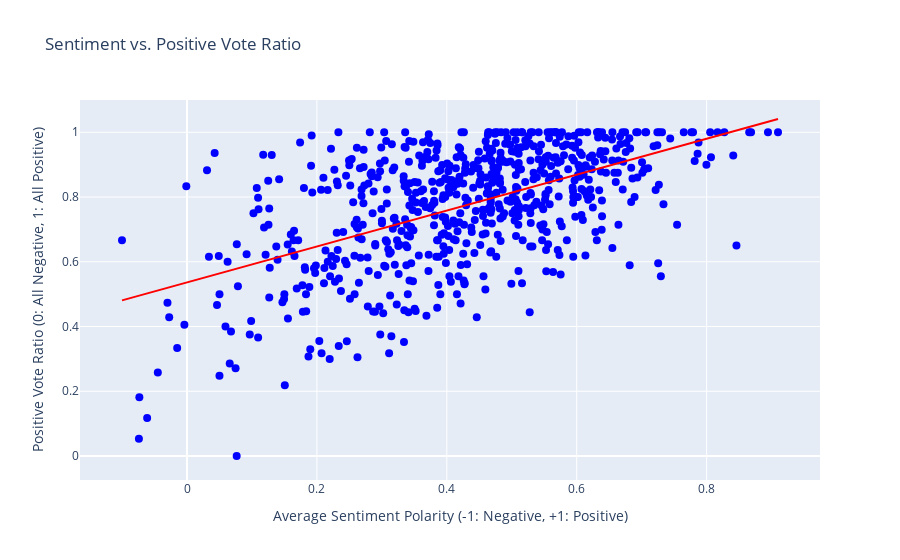
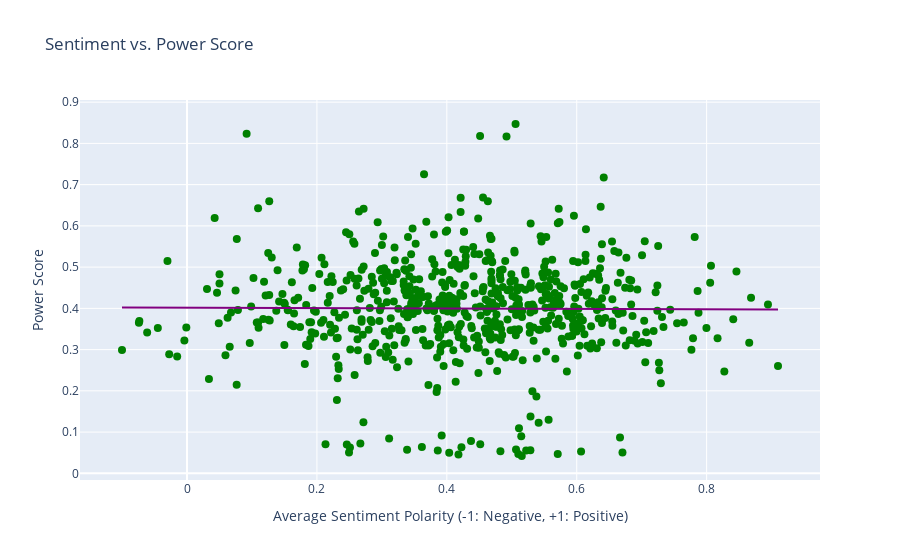
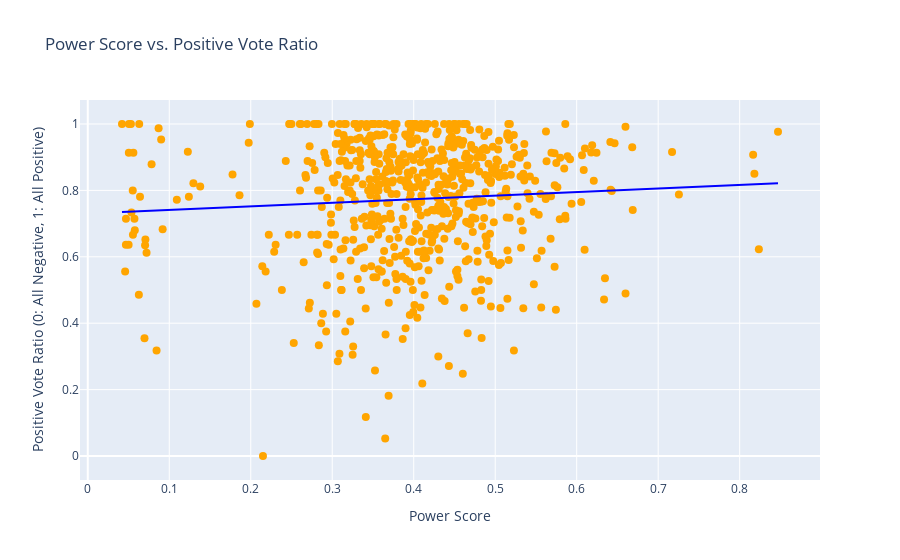

The notebook cell these images were saved under, in order:
### Code cell
# Plot 1: Positive Vote Ratio vs. Average Polarity
fig1 = px.scatter(
    final_df,
    x="Average_Polarity",
    y="Positive_Vote_Ratio",
    trendline="ols",
    title="Sentiment vs. Positive Vote Ratio",
    labels={"Average_Polarity": "Average Sentiment Polarity (-1: Negative, +1: Positive)",
            "Positive_Vote_Ratio": "Positive Vote Ratio (0: All Negative, 1: All Positive)"},
    hover_data=["User"]
)
fig1.update_traces(marker=dict(size=8, color="blue"), selector=dict(mode='markers'))
fig1.update_traces(line=dict(color="red"), selector=dict(mode='lines'))  # Red trendline
fig1.show()

with open("../../docs/_includes/plots/pvr_ap.html", "w") as f:
    f.write(fig1.to_html(full_html=False, include_plotlyjs='cdn'))

# Plot 2: Average Polarity vs. Power Score
fig2 = px.scatter(
    final_df,
    x="Average_Polarity",
    y="Power Score",
    trendline="ols",
    title="Sentiment vs. Power Score",
    labels={"Average_Polarity": "Average Sentiment Polarity (-1: Negative, +1: Positive)",
            "Power Score": "Power Score"},
    hover_data=["User"],
)
fig2.update_traces(marker=dict(size=8, color="green"), selector=dict(mode='markers'))
fig2.update_traces(line=dict(color="purple"), selector=dict(mode='lines'))  # Purple trendline
fig2.show()

with open("../../docs/_includes/plots/ps_ap.html", "w") as f:
    f.write(fig2.to_html(full_html=False, include_plotlyjs='cdn'))

# Plot 3: Positive Vote Ratio vs. Power Score
fig3 = px.scatter(
    final_df,
    x="Power Score",
    y="Positive_Vote_Ratio",
    trendline="ols",
    title="Power Score vs. Positive Vote Ratio",
    labels={"Power Score": "Power Score",
            "Positive_Vote_Ratio": "Positive Vote Ratio (0: All Negative, 1: All Positive)"},
    hover_data=["User"]
)
fig3.update_traces(marker=dict(size=8, color="orange"), selector=dict(mode='markers'))
fig3.update_traces(line=dict(color="blue"), selector=dict(mode='lines'))  # Blue trendline
fig3.show()

with open("../../docs/_includes/plots/pvr_ps.html", "w") as f:
    f.write(fig3.to_html(full_html=False, include_plotlyjs='cdn'))

### Figure 1 — Plotly figure (JSON) as saved in the notebook; plotly's stock layout.template omitted (floating-point values rounded to 4 significant figures; data arrays with more than 128 entries replaced by an {"elided": "..."} marker saying what was removed)
{"data": [{"customdata": {"elided": "672x1 str values"}, "hovertemplate": "Average Sentiment Polarity (-1: Negative, +1: Positive)=%{x}<br>Positive Vote Ratio (0: All Negative, 1: All Positive)=%{y}<br>User=%{customdata[0]}<extra></extra>", "legendgroup": "", "marker": {"color": "blue", "size": 8, "symbol": "circle"}, "mode": "markers", "name": "", "orientation": "v", "showlegend": false, "type": "scatter", "x": {"elided": "672 float values"}, "xaxis": "x", "y": {"elided": "672 float values"}, "yaxis": "y"}, {"hovertemplate": "<b>OLS trendline</b><br>Positive_Vote_Ratio = 0.554815 * Average_Polarity + 0.536248<br>R<sup>2</sup>=0.304284<br><br>Average Sentiment Polarity (-1: Negative, +1: Positive)=%{x}<br>Positive Vote Ratio (0: All Negative, 1: All Positive)=%{y} <b>(trend)</b><extra></extra>", "legendgroup": "", "line": {"color": "red"}, "marker": {"color": "#636efa", "symbol": "circle"}, "mode": "lines", "name": "", "showlegend": false, "type": "scatter", "x": {"elided": "672 float values"}, "xaxis": "x", "y": {"elided": "672 float values"}, "yaxis": "y"}], "layout": {"legend": {"tracegroupgap": 0}, "title": {"text": "Sentiment vs. Positive Vote Ratio"}, "xaxis": {"anchor": "y", "domain": [0, 1], "title": {"text": "Average Sentiment Polarity (-1: Negative, +1: Positive)"}}, "yaxis": {"anchor": "x", "domain": [0, 1], "title": {"text": "Positive Vote Ratio (0: All Negative, 1: All Positive)"}}}}

### Figure 2 — Plotly figure (JSON) as saved in the notebook; plotly's stock layout.template omitted (floating-point values rounded to 4 significant figures; data arrays with more than 128 entries replaced by an {"elided": "..."} marker saying what was removed)
{"data": [{"customdata": {"elided": "672x1 str values"}, "hovertemplate": "Average Sentiment Polarity (-1: Negative, +1: Positive)=%{x}<br>Power Score=%{y}<br>User=%{customdata[0]}<extra></extra>", "legendgroup": "", "marker": {"color": "green", "size": 8, "symbol": "circle"}, "mode": "markers", "name": "", "orientation": "v", "showlegend": false, "type": "scatter", "x": {"elided": "672 float values"}, "xaxis": "x", "y": {"elided": "672 float values"}, "yaxis": "y"}, {"hovertemplate": "<b>OLS trendline</b><br>Power Score = -0.00506319 * Average_Polarity + 0.40169<br>R<sup>2</sup>=0.000058<br><br>Average Sentiment Polarity (-1: Negative, +1: Positive)=%{x}<br>Power Score=%{y} <b>(trend)</b><extra></extra>", "legendgroup": "", "line": {"color": "purple"}, "marker": {"color": "#636efa", "symbol": "circle"}, "mode": "lines", "name": "", "showlegend": false, "type": "scatter", "x": {"elided": "672 float values"}, "xaxis": "x", "y": {"elided": "672 float values"}, "yaxis": "y"}], "layout": {"legend": {"tracegroupgap": 0}, "title": {"text": "Sentiment vs. Power Score"}, "xaxis": {"anchor": "y", "domain": [0, 1], "title": {"text": "Average Sentiment Polarity (-1: Negative, +1: Positive)"}}, "yaxis": {"anchor": "x", "domain": [0, 1], "title": {"text": "Power Score"}}}}

### Figure 3 — Plotly figure (JSON) as saved in the notebook; plotly's stock layout.template omitted (floating-point values rounded to 4 significant figures; data arrays with more than 128 entries replaced by an {"elided": "..."} marker saying what was removed)
{"data": [{"customdata": {"elided": "672x1 str values"}, "hovertemplate": "Power Score=%{x}<br>Positive Vote Ratio (0: All Negative, 1: All Positive)=%{y}<br>User=%{customdata[0]}<extra></extra>", "legendgroup": "", "marker": {"color": "orange", "size": 8, "symbol": "circle"}, "mode": "markers", "name": "", "orientation": "v", "showlegend": false, "type": "scatter", "x": {"elided": "672 float values"}, "xaxis": "x", "y": {"elided": "672 float values"}, "yaxis": "y"}, {"hovertemplate": "<b>OLS trendline</b><br>Positive_Vote_Ratio = 0.108181 * Power Score + 0.730036<br>R<sup>2</sup>=0.005101<br><br>Power Score=%{x}<br>Positive Vote Ratio (0: All Negative, 1: All Positive)=%{y} <b>(trend)</b><extra></extra>", "legendgroup": "", "line": {"color": "blue"}, "marker": {"color": "#636efa", "symbol": "circle"}, "mode": "lines", "name": "", "showlegend": false, "type": "scatter", "x": {"elided": "672 float values"}, "xaxis": "x", "y": {"elided": "672 float values"}, "yaxis": "y"}], "layout": {"legend": {"tracegroupgap": 0}, "title": {"text": "Power Score vs. Positive Vote Ratio"}, "xaxis": {"anchor": "y", "domain": [0, 1], "title": {"text": "Power Score"}}, "yaxis": {"anchor": "x", "domain": [0, 1], "title": {"text": "Positive Vote Ratio (0: All Negative, 1: All Positive)"}}}}
